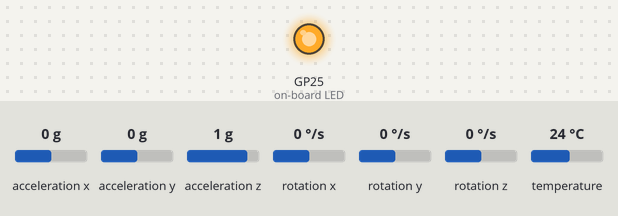
Bench run of a program on a simulated Raspberry Pi Pico running MicroPython. Parts: output pins drawn as LEDs (lit = HIGH). The inputs (shaded band) are chosen by the test bench; at power-on: acceleration x 0 g, acceleration y 0 g, acceleration z 1 g, rotation x 0 °/s, rotation y 0 °/s, rotation z 0 °/s, temperature 24 °C. Library files of the repository ran but are not shown: mpu6050_handler.py; what the program prints to the serial console is not drawn. At 14.6 s the program stops and its outputs stay as they are.

Above: at 0.2 s.
At 13.6 s:
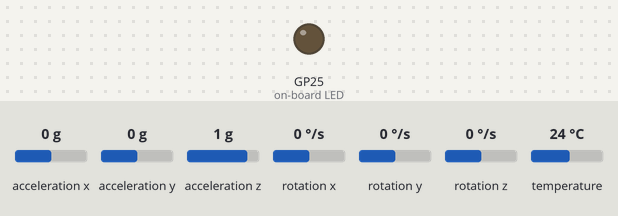
Timing chart, 0 to 15.1 s (numbered marks = the images above):
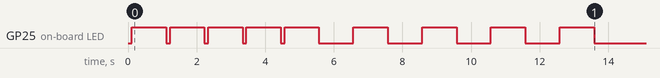

Measured:
- by itself, GP25 (on-board LED): goes 4 × (HIGH 1.0 s, LOW 0.12 s), 4 × (HIGH 1.0 s, LOW 1.0 s), HIGH 1.0 s, then LOW

The program:

mpu6050_test.py
```python
"""
MPU6050 Handler Test and Demonstration Program for Raspberry Pi Pico 2 W

MIT License

Copyright (c) 2025 Ojas Jha

Permission is hereby granted, free of charge, to any person obtaining a copy
of this software and associated documentation files (the "Software"), to deal
in the Software without restriction, including without limitation the rights
to use, copy, modify, merge, publish, distribute, sublicense, and/or sell
copies of the Software, and to permit persons to whom the Software is
furnished to do so, subject to the following conditions:

The above copyright notice and this permission notice shall be included in all
copies or substantial portions of the Software.

THE SOFTWARE IS PROVIDED "AS IS", WITHOUT WARRANTY OF ANY KIND, EXPRESS OR
IMPLIED, INCLUDING BUT NOT LIMITED TO THE WARRANTIES OF MERCHANTABILITY,
FITNESS FOR A PARTICULAR PURPOSE AND NONINFRINGEMENT. IN NO EVENT SHALL THE
AUTHORS OR COPYRIGHT HOLDERS BE LIABLE FOR ANY CLAIM, DAMAGES OR OTHER
LIABILITY, WHETHER IN AN ACTION OF CONTRACT, TORT OR OTHERWISE, ARISING FROM,
OUT OF OR IN CONNECTION WITH THE SOFTWARE OR THE USE OR OTHER DEALINGS IN THE
SOFTWARE.

================================================================================

PROGRAM OVERVIEW:
================
This demonstration program showcases the MPU6050Handler class, which provides a
high-level, object-oriented interface for the MPU6050 Inertial Measurement Unit (IMU).
The handler encapsulates all the functionality from the original test program into
a reusable class that can be easily integrated into larger projects.

KEY FEATURES DEMONSTRATED:
==========================
1. OBJECT-ORIENTED SENSOR INTERFACE:
   - Clean, intuitive API for sensor operations
   - Automatic initialization and configuration
   - Built-in error handling and status monitoring

2. COMPREHENSIVE DATA ACCESS:
   - Single method call for all sensor data
   - Individual data access methods for specific needs
   - Timestamped readings for data logging

3. ADVANCED SENSOR FUSION:
   - Automatic complementary filtering
   - Configurable filter coefficients
   - Stable angle estimation without drift

4. EASY INTEGRATION:
   - Simple setup with configurable parameters
   - Status monitoring and error reporting
   - Reset and configuration methods

HARDWARE SETUP REQUIREMENTS:
============================
- Raspberry Pi Pico 2 W microcontroller
- MPU6050 IMU sensor module
- I2C connections: SDA to GPIO 20, SCL to GPIO 21
- 3.3V power supply and common ground
- Pull-up resistors on I2C lines (often built into sensor modules)

APPLICATIONS:
=============
- Drone flight control systems
- Self-balancing robots
- Motion-controlled gaming
- Industrial equipment monitoring
- Smartphone orientation sensing
- Virtual/Augmented Reality tracking

Author: Ojas Jha
License: MIT License (see above)
Date: October 19, 2025
Target: Raspberry Pi Pico 2 W with MicroPython
"""

# ============================================================================
# IMPORT STATEMENTS
# ============================================================================

# Custom MPU6050 Handler Class
from mpu6050_handler import MPU6050Handler

# MicroPython Time Utilities
import utime  # For delays and timing

# MicroPython Pin Control
from machine import Pin

# ============================================================================
# DEMONSTRATION FUNCTIONS
# ============================================================================

def demonstrate_basic_usage():
    """
    Demonstrate basic MPU6050Handler usage with simple data reading.

    This function shows the most common use case: creating a handler,
    initializing the sensor, and reading data.
    """
    print("\n" + "=" * 60)
    print("🔧 BASIC USAGE DEMONSTRATION")
    print("=" * 60)

    try:
        # Create handler with default settings
        print("Creating MPU6050Handler with default settings...")
        mpu = MPU6050Handler()

        # Initialize the sensor
        print("Initializing sensor...")
        if not mpu.initialize():
            print("❌ Sensor initialization failed!")
            return False

        # Blink LED after sensor initialization
        led: Pin = Pin("LED", Pin.OUT)
        led.toggle()
        utime.sleep(1)    # Keep LED on for 1 s
        led.toggle()

        # Read and display basic data
        print("Reading sensor data...")
        temperature = mpu.get_temperature()
        acceleration = mpu.get_acceleration()
        angular_velocity = mpu.get_angular_velocity()

        print(f"🌡️  Temperature: {temperature:.2f} °C")
        print(f"📊 Acceleration: X={acceleration['x']:.3f}g, Y={acceleration['y']:.3f}g, Z={acceleration['z']:.3f}g")
        print(f"🔄 Angular Velocity: X={angular_velocity['x']:.2f}°/s, Y={angular_velocity['y']:.2f}°/s, Z={angular_velocity['z']:.2f}°/s")

        return True

    except Exception as e:
        print(f"❌ Basic usage demonstration failed: {e}")
        return False

def demonstrate_angle_calculations():
    """
    Demonstrate tilt angle calculations and sensor fusion.

    This function shows how to get both raw tilt angles and
    filtered angles using the handler's built-in sensor fusion.
    """
    print("\n" + "=" * 60)
    print("📐 ANGLE CALCULATIONS DEMONSTRATION")
    print("=" * 60)

    try:
        # Create and initialize handler
        mpu = MPU6050Handler()
        if not mpu.initialize():
            print("❌ Sensor initialization failed!")
            return False

        # Blink LED after sensor initialization
        led: Pin = Pin("LED", Pin.OUT)
        led.toggle()
        utime.sleep(1)    # Keep LED on for 1 s
        led.toggle()

        # Get tilt angles from accelerometer
        print("Calculating tilt angles from accelerometer...")
        tilt_angles = mpu.get_tilt_angles()
        print(f"📐 Raw Tilt Angles:")
        print(f"   Pitch: {tilt_angles['pitch']:.2f}°")
        print(f"   Roll:  {tilt_angles['roll']:.2f}°")
        print(f"   Yaw:   {tilt_angles['yaw']:.2f}°")

        # Get filtered angles using sensor fusion
        print("\nApplying sensor fusion with complementary filter...")
        filtered_angles = mpu.get_filtered_angles()
        print(f"🎯 Filtered Angles (Sensor Fusion):")
        print(f"   Pitch: {filtered_angles['pitch']:.2f}°")
        print(f"   Roll:  {filtered_angles['roll']:.2f}°")

        return True

    except Exception as e:
        print(f"❌ Angle calculations demonstration failed: {e}")
        return False

def demonstrate_comprehensive_data():
    """
    Demonstrate comprehensive data access in a single call.

    This function shows how to get all sensor data, calculated angles,
    and filtered angles in one method call.
    """
    print("\n" + "=" * 60)
    print("📊 COMPREHENSIVE DATA DEMONSTRATION")
    print("=" * 60)

    try:
        # Create and initialize handler
        mpu = MPU6050Handler()
        if not mpu.initialize():
            print("❌ Sensor initialization failed!")
            return False

        # Blink LED after sensor initialization
        led: Pin = Pin("LED", Pin.OUT)
        led.toggle()
        utime.sleep(1)    # Keep LED on for 1 s
        led.toggle()

        # Get all data in one call
        print("Reading comprehensive sensor data...")
        data = mpu.get_comprehensive_data()

        # Display all data in organized format
        print(f"⏰ Timestamp: {data['timestamp_ms']} ms")
        print(f"🌡️  Temperature: {data['temperature']:.2f} °C")

        print(f"\n📊 Linear Acceleration:")
        print(f"   X: {data['accelerometer']['x']:.3f}g")
        print(f"   Y: {data['accelerometer']['y']:.3f}g")
        print(f"   Z: {data['accelerometer']['z']:.3f}g")

        print(f"\n🔄 Angular Velocity:")
        print(f"   X: {data['gyroscope']['x']:.2f}°/s")
        print(f"   Y: {data['gyroscope']['y']:.2f}°/s")
        print(f"   Z: {data['gyroscope']['z']:.2f}°/s")

        print(f"\n📐 Raw Tilt Angles:")
        print(f"   Pitch: {data['tilt_angles']['pitch']:.2f}°")
        print(f"   Roll:  {data['tilt_angles']['roll']:.2f}°")
        print(f"   Yaw:   {data['tilt_angles']['yaw']:.2f}°")

        print(f"\n🎯 Filtered Angles (Sensor Fusion):")
        print(f"   Pitch: {data['filtered_angles']['pitch']:.2f}°")
        print(f"   Roll:  {data['filtered_angles']['roll']:.2f}°")

        return True

    except Exception as e:
        print(f"❌ Comprehensive data demonstration failed: {e}")
        return False

def demonstrate_configuration():
    """
    Demonstrate handler configuration and status monitoring.

    This function shows how to configure the handler parameters
    and monitor its status.
    """
    print("\n" + "=" * 60)
    print("⚙️  CONFIGURATION DEMONSTRATION")
    print("=" * 60)

    try:
        # Create handler with custom configuration
        print("Creating handler with custom configuration...")
        mpu = MPU6050Handler(
            scl_pin=21,           # Custom SCL pin
            sda_pin=20,           # Custom SDA pin
            i2c_freq=400000,      # Custom I2C frequency
            device_address=0x68,  # Custom device address
            filter_coefficient=0.95,  # Custom filter coefficient
            i2c_id=0              # Custom I2C controller
        )

        # Initialize the sensor
        if not mpu.initialize():
            print("❌ Sensor initialization failed!")
            return False

        # Blink LED after sensor initialization
        led: Pin = Pin("LED", Pin.OUT)
        led.toggle()
        utime.sleep(1)    # Keep LED on for 1 s
        led.toggle()

        # Display current status
        print("\nCurrent handler status:")
        status = mpu.get_status()
        print(f"   Initialized: {status['is_initialized']}")
        print(f"   Connected: {status['is_connected']}")
        print(f"   Last Error: {status['last_error']}")
        print(f"   Filter Coefficient: {status['filter_coefficient']}")
        print(f"   Device Address: 0x{status['device_address']:02X}")
        print(f"   I2C Frequency: {status['i2c_frequency']} Hz")

        # Demonstrate filter coefficient change
        print("\nChanging filter coefficient...")
        mpu.set_filter_coefficient(0.90)
        print("Filter coefficient changed to 0.90 (more stable)")

        # Demonstrate filter reset
        print("\nResetting sensor fusion filter...")
        mpu.reset_filter()
        print("Filter reset to zero state")

        return True

    except Exception as e:
        print(f"❌ Configuration demonstration failed: {e}")
        return False

def demonstrate_real_time_monitoring():
    """
    Demonstrate real-time sensor monitoring with the handler.

    This function shows how to use the handler for continuous
    sensor monitoring with clean, readable code.
    """
    print("\n" + "=" * 60)
    print("🎯 REAL-TIME MONITORING DEMONSTRATION")
    print("=" * 60)
    print("📡 Monitoring sensor data for 10 seconds...")
    print("⏹️  Press Ctrl+C to stop early")
    print("=" * 60)

    try:
        # Create and initialize handler
        mpu = MPU6050Handler()
        if not mpu.initialize():
            print("❌ Sensor initialization failed!")
            return False

        # Initialize LED for blinking
        led: Pin = Pin("LED", Pin.OUT)

        # Monitor for 10 seconds
        start_time = utime.ticks_ms()
        reading_count = 0

        while utime.ticks_diff(utime.ticks_ms(), start_time) < 10000:  # 10 seconds
            # Get comprehensive data
            data = mpu.get_comprehensive_data()
            reading_count += 1

            # Blink LED for every cycle
            led.toggle()
            utime.sleep(1)    # Keep LED on for 1 s
            led.toggle()

            # Display data
            print(f"\n📈 Reading #{reading_count} - {data['timestamp_ms']} ms")
            print(f"🌡️  Temp: {data['temperature']:.1f}°C")
            print(f"📐 Tilt: Pitch={data['tilt_angles']['pitch']:.1f}°, Roll={data['tilt_angles']['roll']:.1f}°")
            print(f"🎯 Filtered: Pitch={data['filtered_angles']['pitch']:.1f}°, Roll={data['filtered_angles']['roll']:.1f}°")
            print(f"📊 Accel: X={data['accelerometer']['x']:.2f}g, Y={data['accelerometer']['y']:.2f}g, Z={data['accelerometer']['z']:.2f}g")

            # Wait 1 second between readings
            utime.sleep(1)

        print(f"\n✅ Monitoring completed! Total readings: {reading_count}")
        return True

    except KeyboardInterrupt:
        print(f"\n🛑 Monitoring stopped by user after {reading_count} readings")
        return True
    except Exception as e:
        print(f"❌ Real-time monitoring failed: {e}")
        return False

# ============================================================================
# MAIN PROGRAM FUNCTION
# ============================================================================

def main():
    """
    Main program function demonstrating MPU6050Handler capabilities.

    This function runs through all the demonstration functions to showcase
    the different ways the MPU6050Handler can be used.
    """
    print("🚀 MPU6050Handler Demonstration Program")
    print("=" * 60)
    print("This program demonstrates the MPU6050Handler class capabilities")
    print("for easy integration of MPU6050 sensor functionality.")
    print("=" * 60)

    # Track demonstration results
    results = []

    try:
        # Run all demonstrations
        print("\n🎬 Starting demonstration sequence...")

        # 1. Basic Usage
        results.append(("Basic Usage", demonstrate_basic_usage()))

        # 2. Angle Calculations
        results.append(("Angle Calculations", demonstrate_angle_calculations()))

        # 3. Comprehensive Data
        results.append(("Comprehensive Data", demonstrate_comprehensive_data()))

        # 4. Configuration
        results.append(("Configuration", demonstrate_configuration()))

        # 5. Real-time Monitoring
        results.append(("Real-time Monitoring", demonstrate_real_time_monitoring()))

        # Display results summary
        print("\n" + "=" * 60)
        print("📋 DEMONSTRATION RESULTS SUMMARY")
        print("=" * 60)

        successful = 0
        for name, success in results:
            status = "✅ PASSED" if success else "❌ FAILED"
            print(f"{name:.<30} {status}")
            if success:
                successful += 1

        print(f"\nOverall: {successful}/{len(results)} demonstrations passed")

        if successful == len(results):
            print("🎉 All demonstrations completed successfully!")
            print("The MPU6050Handler is ready for integration into your projects.")
        else:
            print("⚠️  Some demonstrations failed. Check sensor connections and try again.")

    except KeyboardInterrupt:
        print("\n\n🛑 Program terminated by user")
        print("✅ Demonstration stopped gracefully")

    except Exception as e:
        print(f"\n❌ Unexpected error occurred: {e}")
        print("🔧 Check sensor connections and try again")

# ============================================================================
# PROGRAM ENTRY POINT
# ============================================================================

if __name__ == "__main__":
    """
    Program entry point - executes when script is run directly.

    This demonstration program showcases the MPU6050Handler class and
    provides examples of how to integrate it into larger projects.
    """
    main()
```
